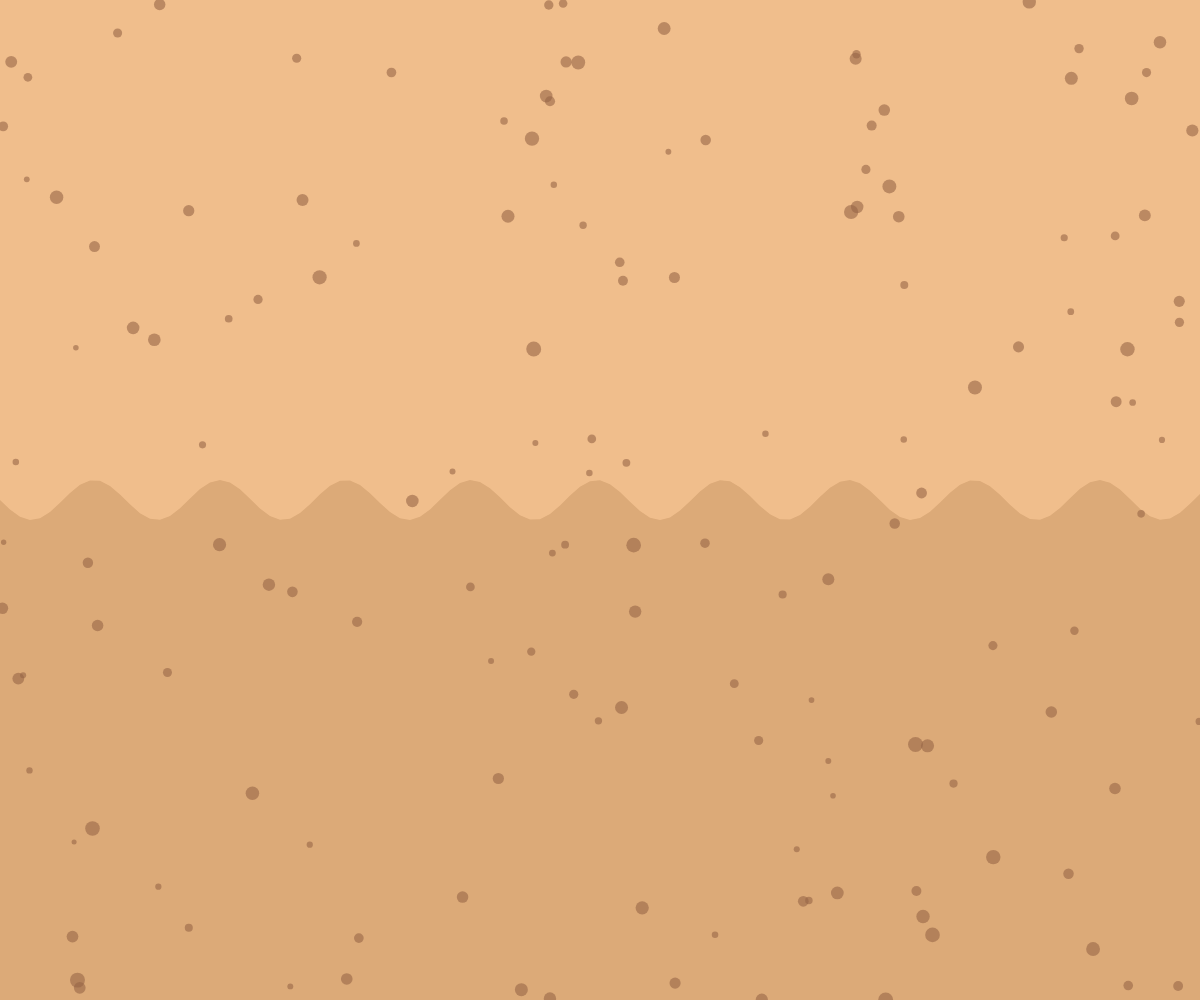
Frame 1 (no input)
Frame 60 (no input): identical to frame 1, image omitted
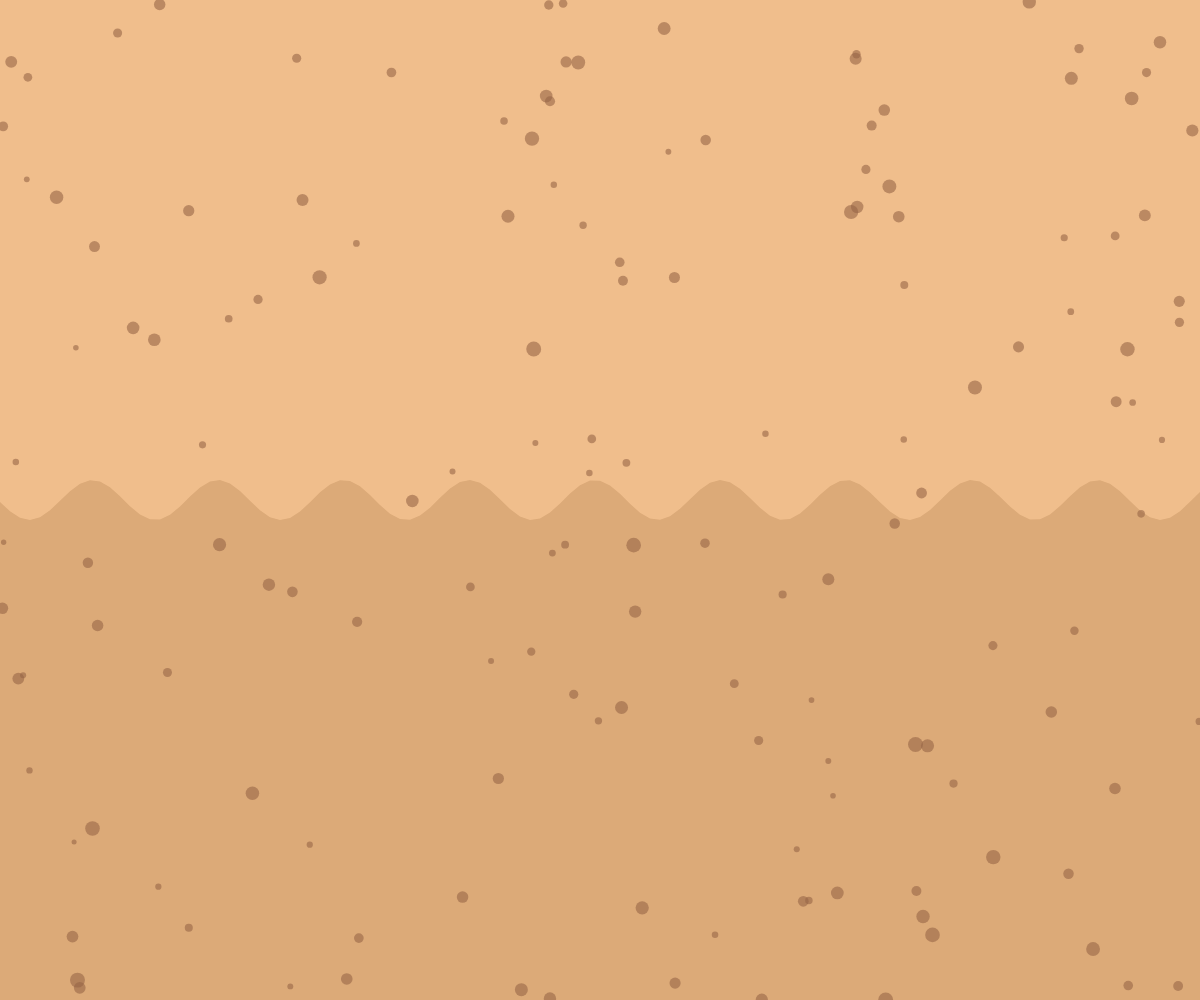
Frame 120 (the mouse pressed at the canvas centre since frame 60)

The p5.js sketch that drew these frames (run headless with seeded random() and noise() and a simulated clock; from frame 60 on, the mouse is pressed at the canvas centre):

// p5.js sketch
// ── sketch.js
let teaParticles = [];
let waveOffset = 0;
let waveHeight = 20;
let stirringIntensity = 0;
let splashDrops = [];
let maxParticles = 150;
let splashCount = 10;

function setup() {
  createCanvas(windowWidth, windowHeight);
  for (let i = 0; i < maxParticles; i++) {
    teaParticles.push(new TeaParticle(random(width), random(height)));
  }
  noCursor();
}

function draw() {
  background(240, 190, 140);
  
  drawWave();

  for (let particle of teaParticles) {
    particle.update();
    particle.display();
  }

  for (let splash of splashDrops) {
    splash.update();
    splash.display();
  }

  splashDrops = splashDrops.filter(splash => !splash.finished());

  stirringIntensity = constrain(map(dist(mouseX, mouseY, pmouseX, pmouseY), 0, 50, 0, 1), 0, 1);
}

function mousePressed() {
  for (let i = 0; i < splashCount; i++) {
    splashDrops.push(new Splash(mouseX, mouseY));
  }
}

function drawWave() {
  noStroke();
  fill(220, 170, 120);
  beginShape();
  for (let x = 0; x <= width; x += 10) {
    let y = height / 2 + sin((x + waveOffset) * 0.05) * waveHeight;
    vertex(x, y);
  }
  vertex(width, height);
  vertex(0, height);
  endShape(CLOSE);
  waveOffset += 2 * stirringIntensity;
}

class TeaParticle {
  constructor(x, y) {
    this.pos = createVector(x, y);
    this.originalPos = this.pos.copy();
    this.size = random(5, 15);
    this.angle = random(TWO_PI);
    this.speed = random(0.5, 2);
  }

  update() {
    let dir = createVector(mouseX - width / 2, mouseY - height / 2);
    dir.setMag(this.speed * stirringIntensity);
    this.pos.add(dir);
    this.pos.x = constrain(this.pos.x, 0, width);
    this.pos.y = constrain(this.pos.y, 0, height);

    if (dist(this.pos.x, this.pos.y, width / 2, height / 2) > height / 2) {
      this.pos = this.originalPos.copy();
    }
  }

  display() {
    fill(150, 100, 70, 150);
    noStroke();
    ellipse(this.pos.x, this.pos.y, this.size);
  }
}

class Splash {
  constructor(x, y) {
    this.pos = createVector(x, y);
    this.vel = p5.Vector.random2D().mult(random(5, 15));
    this.size = random(8, 15);
    this.lifetime = 255;
  }

  update() {
    this.pos.add(this.vel);
    this.vel.mult(0.95);
    this.size *= 0.95;
    this.lifetime -= 5;
  }

  display() {
    fill(100, 60, 40, this.lifetime);
    noStroke();
    ellipse(this.pos.x, this.pos.y, this.size);
  }

  finished() {
    return this.lifetime <= 0 || this.size < 1;
  }
}
